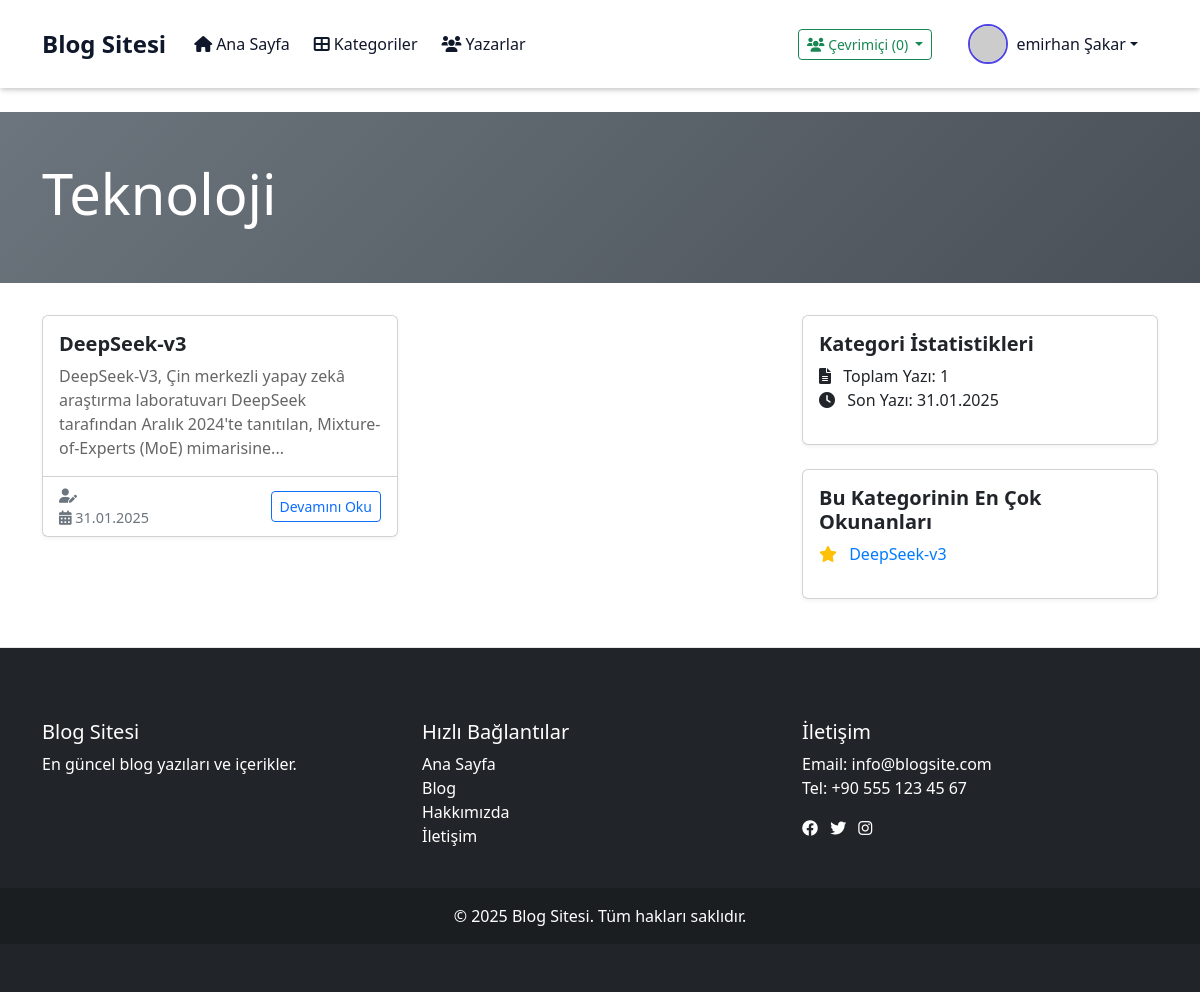
/kategori.php?id=1 (signed in), run on the app's committed database.
### tables this page shows
CREATE TABLE `kategoriler` (
  `id` int(11) NOT NULL AUTO_INCREMENT,
  `sira` int(11) DEFAULT 0,
  `kategori_adi` varchar(100) NOT NULL,
  `seo_url` varchar(255) DEFAULT NULL,
  `slug` varchar(100) NOT NULL,
  `created_at` timestamp NOT NULL DEFAULT current_timestamp(),
  `aciklama` text DEFAULT NULL,
  `ikon` varchar(50) DEFAULT NULL,
  `olusturan_id` int(11) DEFAULT NULL,
  PRIMARY KEY (`id`),
  UNIQUE KEY `seo_url` (`seo_url`),
  KEY `olusturan_id` (`olusturan_id`),
  CONSTRAINT `kategoriler_ibfk_1` FOREIGN KEY (`olusturan_id`) REFERENCES `kullanicilar` (`id`) ON DELETE SET NULL
);

CREATE TABLE `blog_yazilar` (
  `id` int(11) NOT NULL AUTO_INCREMENT,
  `baslik` varchar(255) NOT NULL,
  `seo_url` varchar(255) DEFAULT NULL,
  `icerik` text NOT NULL,
  `meta_aciklama` text DEFAULT NULL,
  `ozet` text DEFAULT NULL,
  `kategori_id` int(11) DEFAULT NULL,
  `yazar_id` int(11) DEFAULT NULL,
  `resim_url` varchar(255) DEFAULT NULL,
  `slug` varchar(255) NOT NULL,
  `goruntulenme` int(11) DEFAULT 0,
  `durum` enum('taslak','yayinda') DEFAULT 'taslak',
  `tarih` timestamp NOT NULL DEFAULT current_timestamp(),
  `guncelleme_tarihi` timestamp NOT NULL DEFAULT current_timestamp() ON UPDATE current_timestamp(),
  `kapak_resmi` varchar(255) DEFAULT NULL,
  `one_cikar` tinyint(1) NOT NULL DEFAULT 0,
  PRIMARY KEY (`id`),
  UNIQUE KEY `seo_url` (`seo_url`),
  KEY `kategori_id` (`kategori_id`),
  CONSTRAINT `blog_yazilar_ibfk_1` FOREIGN KEY (`kategori_id`) REFERENCES `kategoriler` (`id`) ON DELETE SET NULL
);

### kategori.php (the view, shortened to what this page needs)
<?php
include 'baglan.php';
$kategori_id = isset($_GET['id']) ? (int)$_GET['id'] : 0;
$sql = "SELECT * FROM kategoriler WHERE id = ?";
$stmt = $conn->prepare($sql);
$stmt->bind_param("i", $kategori_id);
$stmt->execute();
$result = $stmt->get_result();
$kategori = $result->fetch_assoc();
?>
<!DOCTYPE html>
<html lang="tr">
<head>
    <link rel="stylesheet" href="css/style.css">
    <link href="https://cdn.jsdelivr.net/npm/bootstrap@5.3.0/dist/css/bootstrap.min.css" rel="stylesheet">
    <link rel="stylesheet" href="https://cdnjs.cloudflare.com/ajax/libs/font-awesome/6.0.0/css/all.min.css">
</head>
<body>
    <?php include 'header.php'; ?>
    <div class="category-header">
        <div class="container">
            <h1 class="display-4"><?php echo htmlspecialchars($kategori['kategori_adi']); ?></h1>
        </div>
    </div>
    <div class="container">
        <div class="row">
            <div class="col-md-8">
                <?php
                $sayfa = isset($_GET['sayfa']) ? (int)$_GET['sayfa'] : 1;
                $limit = 9;
                $offset = ($sayfa - 1) * $limit;
                $sql = "SELECT b.*, u.ad_soyad as yazar_adi
                        FROM blog_yazilar b
                        LEFT JOIN kullanicilar u ON b.yazar_id = u.id
                        WHERE b.kategori_id = ? AND b.durum = 'yayinda'
                        ORDER BY b.tarih DESC LIMIT ? OFFSET ?";
                $stmt = $conn->prepare($sql);
                $stmt->bind_param("iii", $kategori_id, $limit, $offset);
                $stmt->execute();
                $yazilar = $stmt->get_result();
                ?>
                <div class="row row-cols-1 row-cols-md-2 g-4 mb-4">
                    <?php while ($yazi = $yazilar->fetch_assoc()): ?>
                        <div class="col">
                            <div class="card post-card h-100">
                                <div class="card-body">
                                    <h5 class="card-title"><?php echo htmlspecialchars($yazi['baslik']); ?></h5>
                                    <p class="card-text"><?php echo substr(strip_tags($yazi['icerik']), 0, 150) . '...'; ?></p>
                                </div>
                                <div class="card-footer bg-transparent">
                                    <div class="d-flex justify-content-between align-items-center">
                                        <div class="post-meta">
                                            <i class="fas fa-user-edit"></i> <?php echo htmlspecialchars($yazi['yazar_adi']); ?><br>
                                            <i class="fas fa-calendar-alt"></i> <?php echo date('d.m.Y', strtotime($yazi['tarih'])); ?>
                                        </div>
                                        <a href="yazi.php?id=<?php echo $yazi['id']; ?>" class="btn btn-outline-primary btn-sm">Devamını Oku</a>
                                    </div>
                                </div>
                            </div>
                        </div>
                    <?php endwhile; ?>
                </div>
            </div>
            <div class="col-md-4">
                <div class="card mb-4">
                    <div class="card-body">
                        <h5 class="card-title">Kategori İstatistikleri</h5>
                        <?php
                        $sql = "SELECT COUNT(*) as yazi_sayisi FROM blog_yazilar WHERE kategori_id = ? AND durum = 'yayinda'";
                        $stmt = $conn->prepare($sql);
                        $stmt->bind_param("i", $kategori_id);
                        $stmt->execute();
                        $yazi_sayisi = $stmt->get_result()->fetch_assoc()['yazi_sayisi'];
                        $sql = "SELECT MAX(tarih) as son_yazi FROM blog_yazilar WHERE kategori_id = ? AND durum = 'yayinda'";
                        $stmt = $conn->prepare($sql);
                        $stmt->bind_param("i", $kategori_id);
                        $stmt->execute();
                        $son_yazi = $stmt->get_result()->fetch_assoc()['son_yazi'];
                        ?>
                        <ul class="list-unstyled">
                            <li><i class="fas fa-file-alt me-2"></i> Toplam Yazı: <?php echo $yazi_sayisi; ?></li>
                            <li><i class="fas fa-clock me-2"></i> Son Yazı: <?php echo date('d.m.Y', strtotime($son_yazi)); ?></li>
                        </ul>
                    </div>
                </div>
                <div class="card">
                    <div class="card-body">
                        <h5 class="card-title">Bu Kategorinin En Çok Okunanları</h5>
                        <?php
                        $sql = "SELECT * FROM blog_yazilar
                               WHERE kategori_id = ? AND durum = 'yayinda'
                               ORDER BY goruntulenme DESC LIMIT 5";
                        $stmt = $conn->prepare($sql);
                        $stmt->bind_param("i", $kategori_id);
                        $stmt->execute();
                        $populer_yazilar = $stmt->get_result();
                        if ($populer_yazilar->num_rows > 0):
                        ?>
                            <ul class="list-unstyled">
                                <?php while ($yazi = $populer_yazilar->fetch_assoc()): ?>
                                    <li class="mb-2">
                                        <a href="yazi.php?id=<?php echo $yazi['id']; ?>" class="text-decoration-none">
                                            <i class="fas fa-star text-warning me-2"></i>
                                            <?php echo htmlspecialchars($yazi['baslik']); ?>
                                        </a>
                                    </li>
                                <?php endwhile; ?>
                            </ul>
                        <?php else: ?>
                            <p class="card-text">Bu kategoride henüz yazı bulunmamaktadır.</p>
                        <?php endif; ?>
                    </div>
                </div>
            </div>
        </div>
    </div>
    <?php include 'footer.php'; ?>
</body>
</html>

### css/style.css (style rules this page uses)
:root { --primary-color: #3B82F6; --secondary-color: #9B2C2C; --accent-color: #4F46E5; --text-color: #1F2937; --text-light: #6B7280; --gray-100: #F3F4F6; --gray-200: #E5E7EB; --gray-800: #1F2937; --white: #FFFFFF; --card-shadow: 0 4px 6px -1px rgba(0, 0, 0, 0.1), 0 2px 4px -1px rgba(0, 0, 0, 0.06); }
body { font-family: 'Inter', system-ui, -apple-system, sans-serif; color: var(--text-color); line-height: 1.6; background-color: var(--gray-100); }
.card { box-shadow: 0 2px 4px rgba(0,0,0,.05); transition: transform 0.3s ease; }
.card-title { color: #333; font-weight: 600; }
.card-text { color: #666; }
.list-unstyled a { color: #007bff; text-decoration: none; transition: color 0.3s ease; }
a { color: var(--primary-color); transition: color 0.3s ease; }

### kategori.php (style rules this page uses)
.category-header { background: linear-gradient(135deg, #6c757d 0%, #495057 100%); color: white; padding: 3rem 0; margin-bottom: 2rem; }
.post-card { transition: transform 0.2s; height: 100%; }
.post-meta { font-size: 0.9rem; color: #6c757d; }

### header.php (style rules this page uses)
:root { --primary-color: #4f46e5; --secondary-color: #7c3aed; --accent-color: #818cf8; --background-color: #f8fafc; --text-color: #0f172a; --light-text: #64748b; --card-bg: #ffffff; --border-color: #e2e8f0; --hover-color: #6366f1; --gradient-start: #4f46e5; --gradient-end: #7c3aed; }

### data on the page
kategoriler: kategori_adi "Teknoloji"
blog_yazilar: baslik "DeepSeek-v3", icerik "DeepSeek-V3, Çin merkezli yapay zekâ araştırma laboratuvarı DeepSeek tarafından Aralık 2024'te tanıtılan, Mixture-of-Experts (MoE) mimarisine", tarih "31.01.2025"

### other printed values
cevrimici_kullanici_sayisi() "0"
$_SESSION['ad_soyad'] "emirhan Şakar"
$yazi_sayisi "1"
date('d.m.Y', strtotime($son_yazi)) "31.01.2025"
